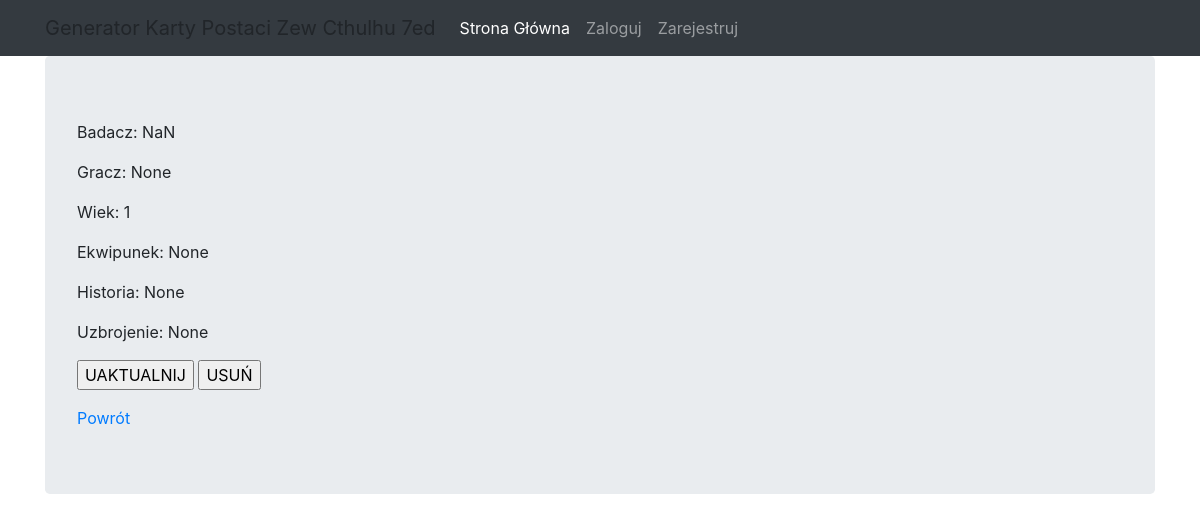
The app's page /postac/postac-szczegoly/1 with its own data.
### postac/models.py (models this page shows)
class Postac(models.Model):
    nazwa = models.CharField(max_length=218, null=False)
    uzytkownik = models.ForeignKey(
        User, on_delete=models.CASCADE, related_name='postac', blank=True, null=True
    )
    wiek = models.PositiveSmallIntegerField(validators=[MinValueValidator(15), MaxValueValidator(90)])
    cechy = models.ForeignKey(
        ZestawCechPostaci, on_delete=models.CASCADE, related_name='postac', blank=True, null=True
    )
    um = models.ForeignKey(
        Umiejetnosc, on_delete=models.CASCADE, related_name='postac', blank=True, null=True
    )
    profesja = models.ForeignKey(
        Profesja, on_delete=models.CASCADE, related_name='postac', blank=True, null=True
    )
    ekwipunek = models.CharField(max_length=1024, blank=True, null=True)
    historia = models.CharField(max_length=1024, blank=True, null=True)
    uzbrojenie = models.CharField(max_length=1024, blank=True, null=True)

### postac/views.py (the view)
# urls.py: path('postac-szczegoly/<pk>', views.WidokPostacSzczegoly.as_view(), name='postac-szczegoly'),
class WidokPostacSzczegoly(generic.DetailView):
    model = Postac
    template_name = 'postac/postac.html'

### postac/templates/postac/postac.html
{% extends "base.html" %}
{% block content %}
    <p>Badacz: {{ postac.nazwa }}</p>
    <p>Gracz: {{ postac.uzytkownik }}</p>
    <p>Wiek: {{ postac.wiek }}</p>
    <p>Ekwipunek: {{ postac.ekwipunek }}</p>
    <p>Historia: {{ postac.historia }}</p>
    <p>Uzbrojenie: {{ postac.uzbrojenie }}</p>
    <p>
    <a href="{% url 'postac:postac-uaktualnij' pk=postac.pk %}"><input type="submit" value="UAKTUALNIJ"></a>
    <a href="{% url 'postac:postac-usun' pk=postac.pk %}"><input type="submit" value="USUŃ"></a>
    </p>
    <a href="{% url 'postac:postac-widok' %}">Powrót</a>
{% endblock %}

### records on screen
Postac: nazwa "NaN", uzytkownik "None", wiek "1", ekwipunek "None", historia "None", uzbrojenie "None"
